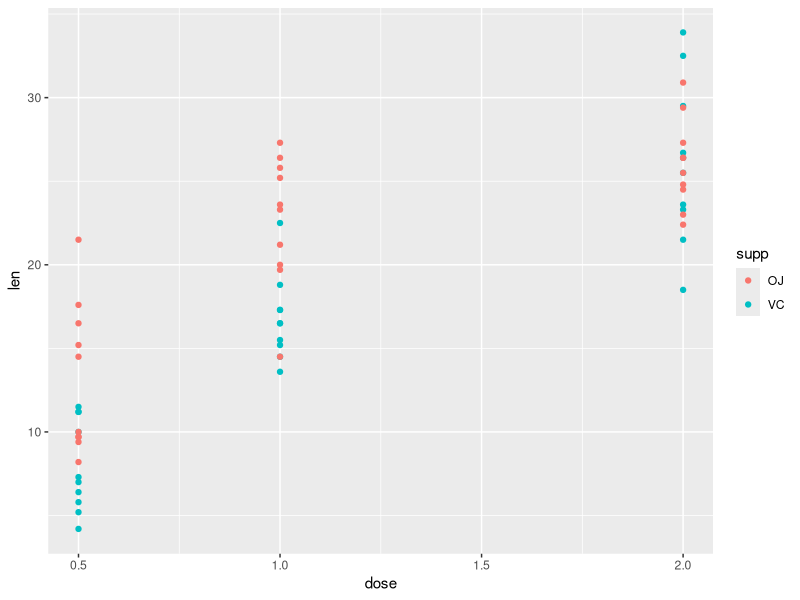
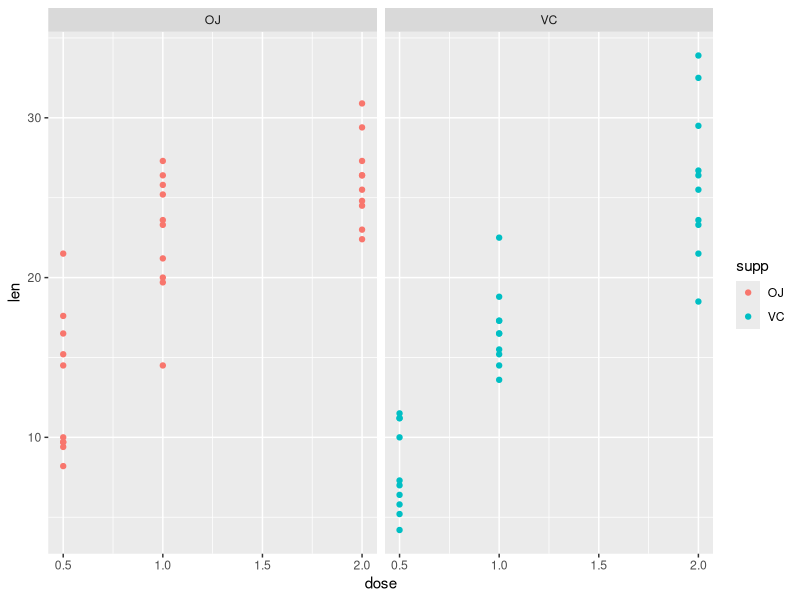

The R source for these figures, in order:
## ---- chunk 1
library(tidyverse)
library(knitr)
## ---- chunk 2
1+1
## ---- chunk 3
data("ToothGrowth")
?ToothGrowth
head(ToothGrowth)
## ---- chunk 4
library(ggplot2)
qplot(dose, len, data=ToothGrowth, geom="point", col = supp)
## ---- chunk 5
qplot(dose, len,data=ToothGrowth, geom="point", facets=.~supp, col = supp)
